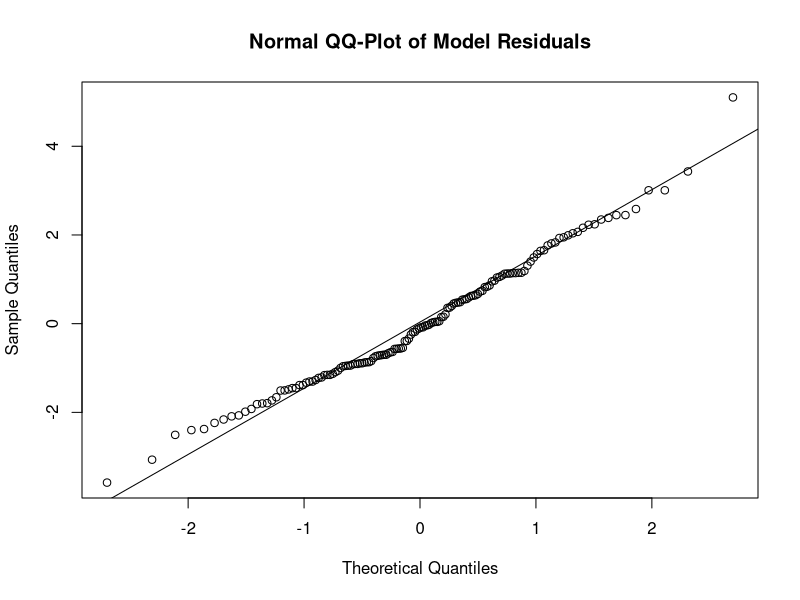

R code for this plot:
## ---- chunk 1
knitr::opts_chunk$set(echo = TRUE,
                      warning = FALSE,
                      message = FALSE)
## ---- chunk 2
linModEst <- function(x, y) {
  # Computes the OLS estimator and sample variance assuming a (ordinary) linear
  # regression model.
  #
  # Args:
  #   x: design matrix x
  #   y: response vector y 
  #
  # Returns:
  #   A list with the following named elements:
  #     $coefficients: the estimated coefficients
  #     $vcov: the estimated covariance matrix
  #     $sigma: the square root of the estimated variance
  #     $df: the degrees of freedom in the model, i.e. the difference between 
  #          the number of rows and columns of x
  
  # Compute the inverse of (x’x) using the solve- and crossprod-function
  inv <- solve(crossprod(x), diag(nrow = ncol(x)))
  
  # Compute beta hat, i.e. the estimated coefficients
  coefficients <- inv %*% crossprod(x, y)
  
  # Compute the degrees of freedom
  df <- nrow(x) - ncol(x)
  
  # Compute the sample variance via the sum of squared residuals (SSR)
  SSR <- sum((y - x %*% coefficients)^2)
  sigmaSquared <- SSR / df
  
  # Compute the covariance matrix
  vcov <- sigmaSquared * inv
  
  # Create named results list to be returned
  results <- list(coefficients, vcov, sqrt(sigmaSquared), df)
  names(results) <- c("coefficients", "vcov", "sigma", "df")
  
  # Return results
  results
}
## ---- chunk 3
# Load cats dataset
data(cats, package = "MASS")

# Compute OLS using our implementation
linModEst(
  x = cbind(1, cats$Bwt, as.numeric(cats$Sex) - 1),
  y = cats$Hwt
)
## ---- chunk 4
summary(lm(Hwt ~ Bwt + Sex, data = cats))
## ---- chunk 5
linMod <- function(formula, data) {
  # Computes the OLS estimator and sample variance assuming a (ordinary) linear
  # regression model with model equation specified by the formula-argument.
  #
  # Args:
  #   formula: a formula specifying the linear model equation
  #   data: a data.frame, list or environment, containing the variables used in
  #         formula
  #
  # Returns:
  #   A list with the following named elements:
  #     $coefficients: named vector of the estimated coefficients
  #     $vcov: named estimated covariance matrix
  #     $sigma: the square root of the estimated variance
  #     $df: the degrees of freedom in the model
  #     $formula: the formula that represents the model equation
  #     $call: the arguments with which the function was called
  
  # Extract the response variable using the model.extract function on the
  # data.frame returned by model.frame
  y <- model.extract(model.frame(formula, data = data), "response")
  
  # Create the design matrix using model.matrix, which overtakes an intercept
  # specified in the formula argument by default and converts factor variables into proper
  # dummy variables
  x <- model.matrix(formula, data = data)
  
  # Use previously defined linModEst for estimation
  tmp <- linModEst(x, y)
  
  # Prepare the output
  rownames(tmp$coefficients) <- colnames(x)
  colnames(tmp$vcov) <- colnames(x)
  rownames(tmp$vcov) <- colnames(x)
  
  # Create results list to be returned
  results <- c(tmp, formula, match.call())
  names(results) <- c("coefficients", "vcov", "sigma", "df", "formula", "call")
  
  # Return results
  results
}
## ---- chunk 6
linMod(Hwt ~ Bwt + Sex, data = cats)
## ---- chunk 7
linMod <- function(formula, data) {
  # Extract the response variable and create the design matrix
  y <- model.extract(model.frame(formula, data = data), "response")
  x <- model.matrix(formula, data = data)
  
  # Calulcate model using linModEst from Part I
  tmp <- linModEst(x, y)
  
  # Prepare the output
  rownames(tmp$coefficients) <- colnames(x)
  colnames(tmp$vcov) <- colnames(x)
  rownames(tmp$vcov) <- colnames(x)
  
  # Create results list to be returned and additionally add x and y as list
  results <- c(tmp, formula, match.call(), list(x, y))
  names(results) <- c("coefficients", "vcov", "sigma", "df",
                      "formula", "call", "x", "y")
  
  # Redefine the results list class attribute as “linMod”
  # This makes linMod a constructor for instances of class “linMod”
  class(results) <- "linMod"

  # Return instance of class “linMod”
  results
}
## ---- chunk 8
# Call constructur function which constructs an instance of class “linMod”
# Internally it still uses the model calculations from Part I (linModEst)
modelFit <- linMod(Hwt ~ Bwt + Sex, data = cats)

# Verify the structure of modelFit
str(modelFit)
## ---- chunk 9
print.linMod <- function(x, ...)  {
  # Print the function call and coefficients for objects of class “linMod”
  #
  # Args:
  #   x: instance of class linMod
  #   ...: passed arguments from generic function to this method
  #
  # Returns:
  #   No value gets returned. The function just prints to the console
  
  # Convert coefficients matrix as named vector, which is more covenient
  coefficients <- as.vector(x$coefficients)
  names(coefficients) <- rownames(x$coefficients)
  
  # Create the output using cat, deparse, and print.default
  cat("\nCall:\n", deparse(x$call), "\n\n", "Coefficients:\n",sep="")
  print.default(format(coefficients, digits = 2), 
                print.gap = 2L, 
                quote = FALSE)
  cat("\n")
}
## ---- chunk 10
# Print modelFit
modelFit
## ---- chunk 11
summary.linMod <- function(x, ...)  {
  # This summary method for objects of class linMod computes standard errors, 
  # t-values, p-values, residuals, and the R-squared of the given model.
  #
  # Args:
  #   x: instance of class linMod
  #   ...: passed arguments from generic function to this method
  #
  # Returns:
  #   A list with the following named elements:
  #     $coefficients: named matrix of the estimated coefficients, their
  #       standard errors, t values and p values
  #     $vcov: named estimated covariance matrix
  #     $sigma: the square root of the estimated variance
  #     $df: the degrees of freedom in the model
  #     $formula: the formula that represents the model equation
  #     $call: the arguments with which the function was called
  #     $residuals: the residuals of the model
  #     $rSquared: coefficient of determination of the model
  
  # Compute extra information for coefficients and combine them
  estimates <- x$coefficients
  stdErrors <- sqrt(diag(x$vcov))
  tValues <- estimates/stdErrors
  pValues <- 2*pt(-abs(tValues), df=(nrow(x$x)-ncol(x$x)))
  x$coefficients <- cbind(estimates, stdErrors, tValues, pValues)
  colnames(x$coefficients) <- c("Estimate", "Std. Err.", "t value", "P(>|t|)")
  
  # Compute residuals on basis of estimated response
  residuals <- x$y - (x$x %*% estimates)
  
  # Compute R-squared of whole model
  # Since the mean of the residuals is zero, we can use the var function
  rSquared <- 1-(var(residuals)/var(x$y))
  
  # Combine all results in one list
  results <- c(x, list(residuals=as.vector(residuals), rSquared=rSquared))
  
  # Redefine the results to class "summary.linMod"
  # This function has now the role of a constructor
  class(results) <- "summary.linMod"
  
  # Return results
  results
}
## ---- chunk 12
# Call constructur function which constructs an
# instance of class "summary.linMod"
summaryOfModelFit <- summary(modelFit)

# Verify the structure of summaryOfMOdelFit
str(summaryOfModelFit)
## ---- chunk 13
print.summary.linMod <- function(x, ...)  {
  # Print the function call, the residuals, the extended coefficients,
  # and the R-squared
  #
  # Args:
  #   x: instance of class summary.linMod
  #   ...: passed arguments from generic function to this method
  #
  # Returns:
  #   No value gets returned. The function just prints to the console.
  
  # Prepare residuals output using the quantile and mean function
  # Combine the results in the specified order and name it
  resQuant <- quantile(x$residuals)
  resMean <- mean(x$residuals)
  residuals <- c(resQuant[1:3], resMean, resQuant[4:5])
  names(residuals) <- c("Min.", "1st Qu.", "Median", "Mean", "3rd Qu.", "Max.")
  
  # Print everything using cat, deparse, printCoefmat, and print.default
  cat("\nCall:\n", deparse(x$call),"\n\n", "Residuals:\n", sep = "")
  print.default(format(round(residuals, 5), nsmall = 5, scientific = FALSE), 
                print.gap = 2L, 
                quote = FALSE)
  cat("\nCoefficients:\n", sep = "")
  printCoefmat(x$coefficients, digits = 4, dig.tst = 2, has.Pvalue = TRUE)
  cat("\nMultiple R-squared: ", x$rSquared,
      "\n",
      "More Stats ...",
      sep = "")
}
## ---- chunk 14
# Print summaryOfModelFit
summaryOfModelFit
## ---- chunk 15
plot.linMod <- function(x, ...) {
  # Plot a Q-Q plot
  #
  # Args:
  #   x: instance of class linMod
  #   ...: passed arguments from generic function to this method
  #
  # Returns:
  #   No value gets returned. The function plots a graph.
  
  # Compute the residuals
  residuals <- x$y - (x$x %*% x$coefficients)
  
  # Plot residuals against standard normal quantiles using qqnorm
  qqnorm(residuals, main="Normal QQ-Plot of Model Residuals")
  
  # Additionally draw a line with the ideal relation using qqline
  qqline(residuals)
}

## ---- chunk 16
# Plot modelFit
plot(modelFit)
